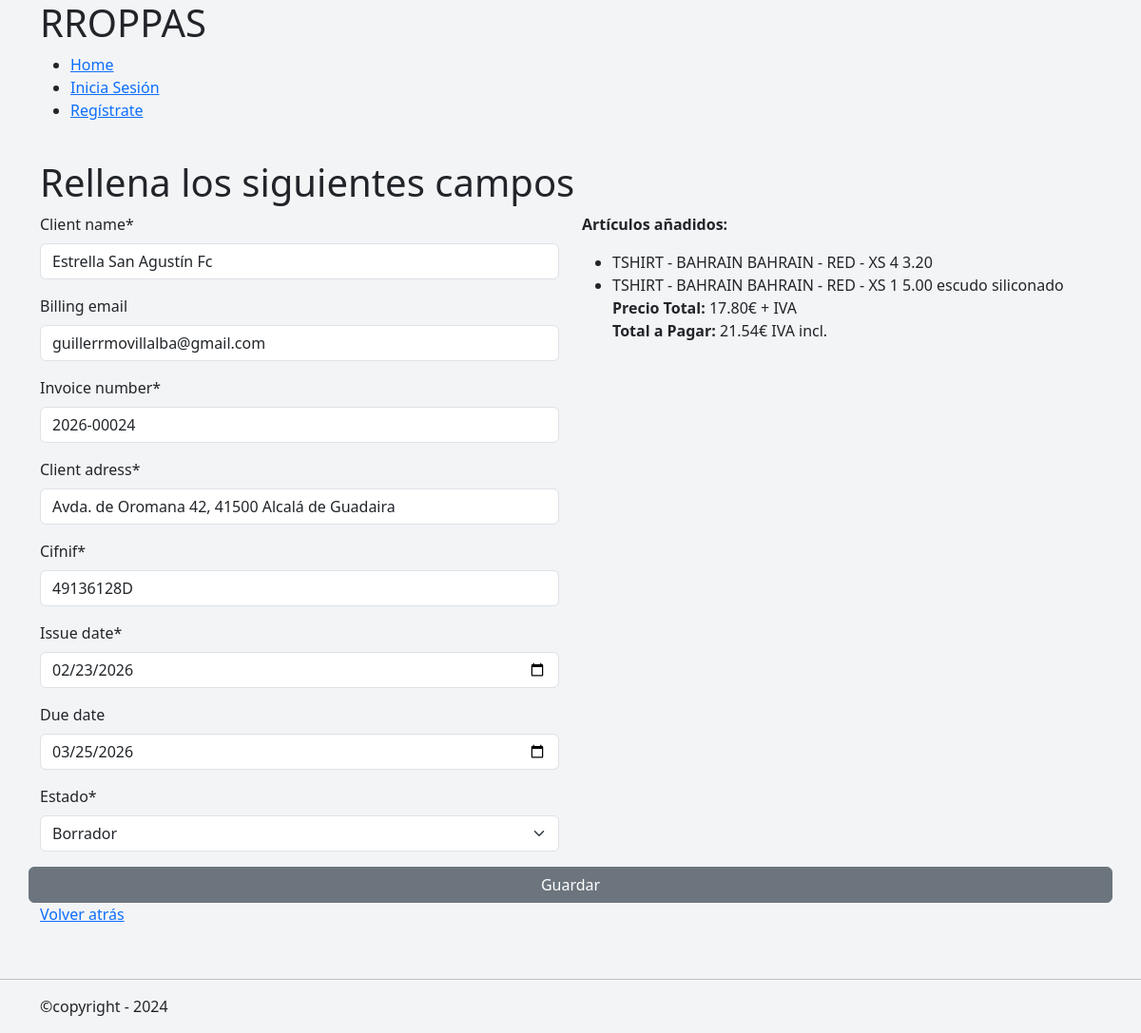
The app's page /invoices/create/29, older data.
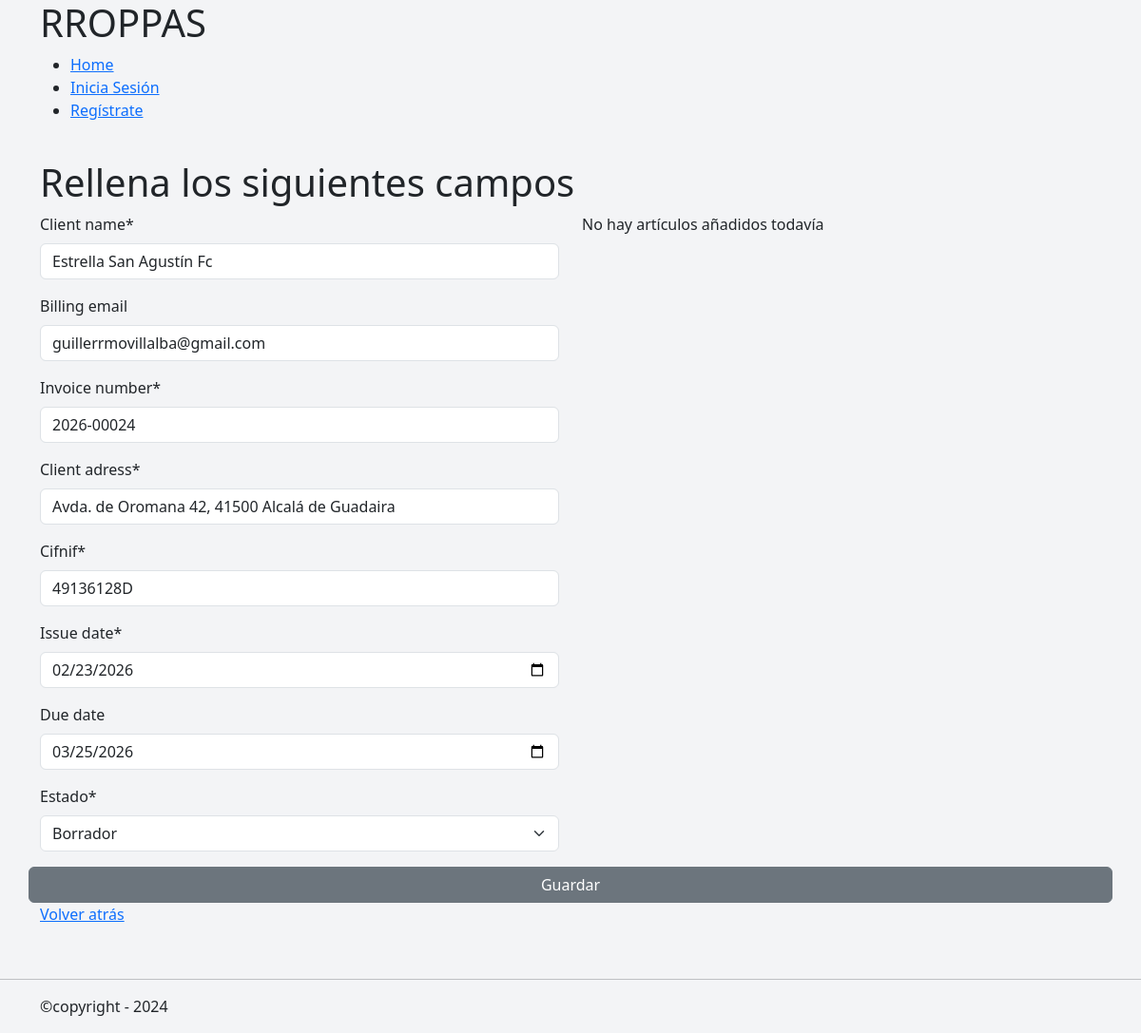
The same page, newer data.
### orders/models.py (models this page shows, shortened)
class OrderItem(models.Model):
    order = models.ForeignKey(
        Order,
        on_delete=models.CASCADE,
        related_name='items',
    )
    product = models.ForeignKey(
        Product,
        on_delete=models.PROTECT,
    )
    variant = models.ForeignKey(
        ProductVariant,
        on_delete=models.PROTECT,
    )
    quantity = models.PositiveIntegerField(
        default=1,
    )
    unit_price = models.DecimalField(
        max_digits=10,
        decimal_places=2,
        help_text="Precio unitario sin IVA",
        verbose_name='Precio presupuestado',
    )
    notes = models.CharField(
        max_length=255,
        blank=True,
    )

class Order(models.Model):
    class OrderStatus(models.TextChoices):
        RECEIVED = "RECEIVED", "Recibido"
        PENDING_DESIGN = "PENDING_DESIGN", "Pendiente de diseño"
        DESIGN_READY = "DESIGN_READY", "Diseño confirmado"
        IN_PRODUCTION = "IN_PRODUCTION", "En producción"
        COMPLETED = "COMPLETED", "Completado"
        DELIVERED = "DELIVERED", "Entregado"
        CANCELLED = "CANCELLED", "Cancelado"
    class OrderType(models.TextChoices):
        LARGE = 'LARGE', 'Encargo Importante'
        SMALL = 'SMALL', 'Encargo de Mostrador'
    client = models.ForeignKey(
        Client,
        on_delete=models.PROTECT,
        related_name='orders',
    )
    title = models.CharField(
        max_length=50,
        help_text='Descripcion corta del Pedido',
        verbose_name='Nombre del encargo',
    )
    status = models.CharField(
        verbose_name='Estado',
        choices=OrderStatus,
        default=OrderStatus.PENDING_DESIGN,
    )
    order_type =models.CharField(
        verbose_name='Tipo de pedido',
        choices=OrderType,
    )
    notes = models.TextField(blank=True, null=True)
    delivery_date = models.DateField(blank=True, null=True)
    created_at = models.DateTimeField(auto_now_add=True)
    updated_at = models.DateTimeField(auto_now=True)
    sent_at = models.DateField(blank=True, null=True)
    def total_price(self):
        return sum(
            item.unit_price * item.quantity
            for item in self.items.all()
        )
    def total_price_with_vat(self):
        return (self.total_price() * Decimal(1.21)).quantize(
            Decimal("0.01"),
            rounding=ROUND_HALF_UP
        )

### products/models.py (models this page shows, shortened)
class Product(models.Model):
    class PrintType(models.TextChoices):
        DTF = "DTF", "DTF"
        NONE = "NONE", "Sin personalización"
    class ClotheType(models.TextChoices):
        TSHIRT = "TSHIRT", "Camiseta"
        HOODIE = "HOODIE", "Sudadera"
        PANTS = "PANTS", "Pantalón"
        OTHER = "OTHER", "Otros"
    model = models.CharField(
        verbose_name= 'Modelo del Producto',
        max_length=100,
        unique=True
    )
    sku = models.CharField(
        max_length=50,
        blank=True,
        help_text="Referencia interna (opcional)",
    )
    allowed_print = models.CharField(
        max_length=10,
        choices=PrintType.choices,
        default=PrintType.DTF
    )
    type = models.CharField(
        max_length=20,
        choices=ClotheType.choices,
    )
    image = models.ImageField(
        upload_to='products/products_files',
        blank=True,
        null=True,
    )
    model_url = models.URLField(
        blank=True,
        null= True,
    )
    cost_price = models.DecimalField(
        max_digits=10,
        decimal_places=2,
        blank=True,
        null=True,
    )
    created_at = models.DateTimeField(auto_now_add=True)
    updated_at = models.DateTimeField(auto_now=True)
    class Meta:
        ordering = ["model"]
        verbose_name = "Producto"
        verbose_name_plural = "Productos"
    def __str__(self):
        parts = [self.type]
        parts.append(self.model)
        return " - ".join(parts)

class ProductVariant(models.Model):
    product = models.ForeignKey(
        Product,
        on_delete=models.CASCADE,
        related_name='variants'
    )
    color = models.CharField(
        max_length=60,
    )
    size = models.CharField(
        max_length=30,
    )
    sku = models.CharField(
        max_length=50,
        blank=True,
        help_text="Referencia interna (opcional)",
    )
    stock = models.IntegerField(default=0, help_text="Stock opcional por variante")
    class Meta:
        unique_together = ("product", "color", "size")
        ordering = ["product", "color", "size"]
        verbose_name = "Variante de Producto"
        verbose_name_plural = "Variantes de Producto"
    def __str__(self):
        parts = [self.product.model]
        if self.color:
            parts.append(self.color)
        if self.size:
            parts.append(self.size)
        return " - ".join(parts)

### invoices/views.py (the view, shortened to what this page needs)
# urls.py: path('create/<pk>', InvoiceCreateView.as_view(), name='create_invoice'),
class InvoiceCreateView(CreateView):
    model = Invoices
    template_name = 'invoices/create_invoice.html'
    form_class = InvoiceForm
    def get_context_data(self, **kwargs):
        context = super().get_context_data(**kwargs)
        order = Order.objects.get(pk=self.kwargs['pk'])
        context["order"] = order
        context["items"] = order.items.all()
        return context
    def create_invoice_number(self):
        year = now().year
        last_invoice = (Invoices.objects.filter(
            invoice_number__startswith=str(year))
            .order_by("-invoice_number")
            .first()
        )
        if last_invoice and last_invoice.invoice_number:
            last_number = int(last_invoice.invoice_number.split("-")[1])
        else:
            last_number = 0
        new_number = last_number + 1
        return f"{year}-{new_number:05d}"
    def get_due_date(self):
        today = date.today()
        due_date = today + timedelta(days=30)
        return due_date
    def get_initial(self):
        initial = super().get_initial()
        order = Order.objects.get(pk=self.kwargs['pk'])
        client = order.client
        n_invoice = self.create_invoice_number()
        initial['client_name'] = client.name
        initial['cifnif'] = client.cif_nif
        initial['client_adress'] = client.direccion
        initial['billing_email'] = client.email
        initial['invoice_number'] = n_invoice
        initial['issue_date'] = date.today()
        initial['due_date'] = self.get_due_date()
        return initial

### mini_erp/forms.py
class InvoiceForm(forms.ModelForm):
    class Meta:
        model = Invoices
        fields = [
            'client_name',
            'cifnif',
            'client_adress',
            'billing_email',
            'invoice_number',
            'issue_date',
            'due_date',
            'status',
        ]
        widgets = {
            'issue_date' : forms.DateInput(
                attrs={
                    'type': 'date',
                    'class': 'form-control'
                }
            ),
            'due_date' : forms.DateInput(
                attrs={
                    'type': 'date',
                    'class': 'form-control'
                }
            )
        }

### mini_erp/templates/invoices/create_invoice.html (shortened to what this page needs)
{% extends "general/layout.html" %}
{% load crispy_forms_tags %}
{% block contenido %}
    <div class="container">
        <h1>Rellena los siguientes campos</h1>
        <form action="" method='post'>
            <div class="row">
                <div class="col-12 col-sm-6">
                    {{ form.client_name|as_crispy_field}}
                    {{ form.billing_email|as_crispy_field}}
                    {{ form.invoice_number|as_crispy_field}}
                    {{ form.client_adress|as_crispy_field}}
                    {{ form.cifnif|as_crispy_field}}
                    {{ form.issue_date|as_crispy_field}}
                    {{ form.due_date|as_crispy_field}}
                    {{ form.status| as_crispy_field}}
                </div>
                <div class="col-12 col-sm-6">
                    {% if items %}
                    <p><b>Artículos añadidos:</b></p>
                    <ul>
                        {% for item in items %}
                        <li>
                            {{item.product}}
                            {{item.variant}}
                            {{item.quantity}}
                            {{item.unit_price}}
                            {{item.notes}}
                        </li>
                        {% endfor %}
                        <p class="mb-0"><b>Precio Total:</b> {{ order.total_price }}€ + IVA</p>
                        <p class="mb-0"><b>Total a Pagar:</b> {{ order.total_price_with_vat }}€ IVA incl.</p>
                    </ul>
                    {% else %}
                        <p>No hay artículos añadidos todavía</p>
                    {% endif %}
                </div>
            <button class= "btn btn-secondary">Guardar</button>
        </form>
        <p><a href="{% url 'orders:orders' %}">Volver atrás</a></p>
    </div>
{% endblock %}

### mini_erp/templates/general/layout.html (shortened to what this page needs)
<!DOCTYPE html>
<html lang="en">
<head>
    {% load static %}
    <link href="https://cdn.jsdelivr.net/npm/bootstrap@5.3.8/dist/css/bootstrap.min.css" rel="stylesheet">
    <link rel="stylesheet" href="{% static 'orders/css/orders.css' %}">
</head>
<header>{% include "_includes/_header.html" %} </header>
<body>
    {% load static %}
    <main class="app-container">
        {% block contenido %}{% endblock %}
    </main>
</body>
<hr>
<footer>{% include "_includes/_footer.html" %}</footer>
</html>

### mini_erp/templates/_includes/_header.html (shortened to what this page needs)
        <div class="container">
            <h1>RROPPAS</h1>
             <ul>
                <li><a href="{% url 'home' %}">Home</a></li>
               {% if not request.user.is_authenticated %}
                <li><a href="{% url 'login' %}">Inicia Sesión</a></li>
                <li><a href="{% url 'register' %}">Regístrate</a></li>
               {% endif %}
             </ul>
        </div>

### mini_erp/templates/_includes/_footer.html
<footer>
    <div class="container">
        <p>©copyright - 2024</p>
    </div>
</footer>

### mini_erp/static/orders/css/orders.css (style rules this page uses)
.app-container { max-width: 1200px; margin: 0 auto; padding: 1.5rem; }
body { background-color: #f3f4f6; }

Row changes from the older to the newer data that the page shows:
removed OrderItem: product "TSHIRT - BAHRAIN", variant "BAHRAIN - RED - XS", quantity "4", unit_price "3.20"
removed OrderItem: product "TSHIRT - BAHRAIN", variant "BAHRAIN - RED - XS", quantity "1", unit_price "5.00", notes "escudo siliconado"
no longer on this page (row unchanged): Order: total_price "17.80", total_price_with_vat "21.54"
Text that changed along with them:
text no longer shown: "Artículos añadidos: Precio Total: € + IVA Total a Pagar: € IVA incl."
text now shown: "No hay artículos añadidos todavía"
